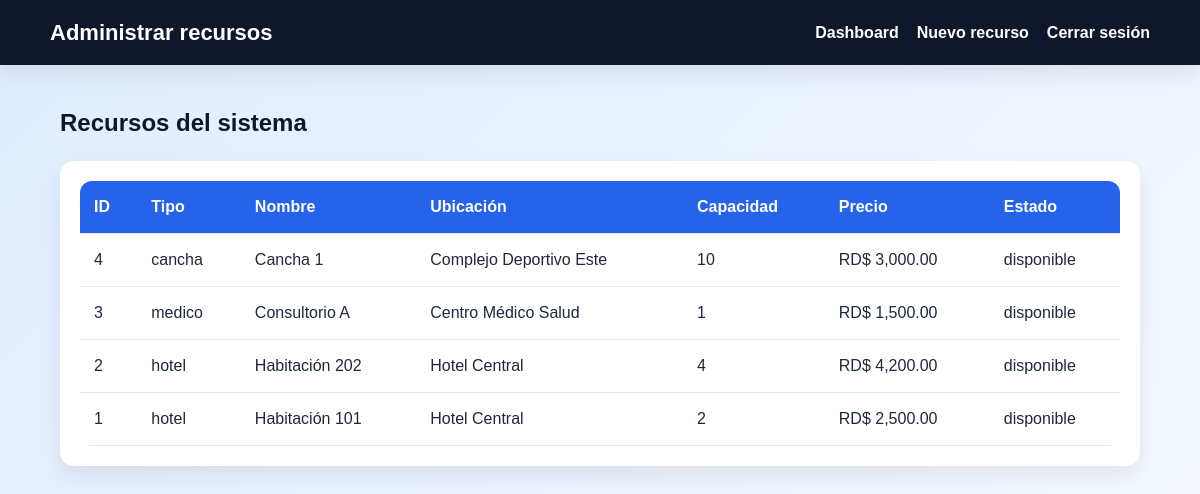
Screenshot of /public/admin_recursos.php (signed in) with the database file from the repository.
### tables this page shows
CREATE TABLE recursos (
    id INT AUTO_INCREMENT PRIMARY KEY,
    tipo_servicio_id INT NOT NULL,
    nombre VARCHAR(100) NOT NULL,
    descripcion TEXT,
    ubicacion VARCHAR(150),
    capacidad INT DEFAULT 1,
    precio DECIMAL(10,2) NOT NULL DEFAULT 0.00,
    estado ENUM('disponible', 'mantenimiento', 'inactivo') DEFAULT 'disponible',
    fecha_creacion TIMESTAMP DEFAULT CURRENT_TIMESTAMP,
    FOREIGN KEY (tipo_servicio_id) REFERENCES tipos_servicio(id)
);

CREATE TABLE tipos_servicio (
    id INT AUTO_INCREMENT PRIMARY KEY,
    nombre VARCHAR(50) NOT NULL UNIQUE,
    descripcion TEXT
);

### public/admin_recursos.php (the view, shortened to what this page needs)
<?php
require_once __DIR__ . '/../config/database.php';
$sql = "
    SELECT r.*, ts.nombre AS tipo_servicio
    FROM recursos r
    INNER JOIN tipos_servicio ts ON r.tipo_servicio_id = ts.id
    ORDER BY r.id DESC
";
$recursos = $pdo->query($sql)->fetchAll();
?>
<!DOCTYPE html>
<html lang="es">
<head>
    <link rel="stylesheet" href="../assets/css/style.css">
</head>
<body>
<div class="navbar">
    <div class="container-nav">
        <h1>Administrar recursos</h1>
        <ul>
            <li><a href="dashboard.php">Dashboard</a></li>
            <li><a href="nuevo_recurso.php">Nuevo recurso</a></li>
            <li><a href="logout.php">Cerrar sesión</a></li>
        </ul>
    </div>
</div>
<div class="container">
    <h2 class="page-title">Recursos del sistema</h2>
    <div class="table-container">
        <table class="table-modern">
            <thead>
                <tr>
                    <th>ID</th>
                    <th>Tipo</th>
                    <th>Nombre</th>
                    <th>Ubicación</th>
                    <th>Capacidad</th>
                    <th>Precio</th>
                    <th>Estado</th>
                </tr>
            </thead>
            <tbody>
                <?php foreach ($recursos as $r): ?>
                    <tr>
                        <td><?php echo $r['id']; ?></td>
                        <td><?php echo htmlspecialchars($r['tipo_servicio']); ?></td>
                        <td><?php echo htmlspecialchars($r['nombre']); ?></td>
                        <td><?php echo htmlspecialchars($r['ubicacion']); ?></td>
                        <td><?php echo (int)$r['capacidad']; ?></td>
                        <td>RD$ <?php echo number_format((float)$r['precio'], 2); ?></td>
                        <td><?php echo htmlspecialchars($r['estado']); ?></td>
                    </tr>
                <?php endforeach; ?>
            </tbody>
        </table>
    </div>
</div>
</body>
</html>

### assets/css/style.css (style rules this page uses)
* { margin: 0; padding: 0; box-sizing: border-box; }
:root { --color-primario: #2563eb; --color-primario-hover: #1d4ed8; --color-secundario: #0f172a; --color-fondo: #f1f5f9; --color-blanco: #ffffff; --color-texto: #1e293b; --color-texto-suave: #64748b; --color-exito: #16a34a; --color-error: #dc2626; --sombra: 0 10px 25px rgba(0, 0, 0, 0.08); --radio: 14px; --transicion: all 0.25s ease; }
body { font-family: Arial, Helvetica, sans-serif; background: linear-gradient(135deg, #e0ecff, #f8fbff); color: var(--color-texto); min-height: 100vh; line-height: 1.5; }
.container { width: 90%; max-width: 1100px; margin: 40px auto; }
a { color: var(--color-primario); text-decoration: none; }
.navbar { background: var(--color-secundario); color: white; padding: 16px 30px; box-shadow: var(--sombra); }
.navbar .container-nav { max-width: 1100px; margin: 0 auto; display: flex; justify-content: space-between; align-items: center; gap: 20px; }
.navbar h1 { font-size: 22px; }
.navbar ul { list-style: none; display: flex; gap: 18px; align-items: center; }
.navbar ul li a { color: white; font-weight: bold; }
.table-container { overflow-x: auto; background: #fff; border-radius: 14px; box-shadow: var(--sombra); padding: 20px; }
table { width: 100%; border-collapse: collapse; }
table thead { background: var(--color-primario); color: white; }
table th, table td { padding: 14px 12px; text-align: left; border-bottom: 1px solid #e2e8f0; }
.page-title { margin-bottom: 20px; color: var(--color-secundario); }
.table-modern { width: 100%; border-collapse: collapse; border-radius: 12px; overflow: hidden; }
.table-modern thead { background: var(--color-primario); color: white; }
.table-modern th, .table-modern td { padding: 14px; text-align: left; }
.table-modern tbody tr { background: white; transition: 0.2s; }

### rows the page displays
recursos: id "4", tipo_servicio.nombre "cancha", nombre "Cancha 1", ubicacion "Complejo Deportivo Este", capacidad "10", precio "3,000.00", estado "disponible"
recursos: id "3", tipo_servicio.nombre "medico", nombre "Consultorio A", ubicacion "Centro Médico Salud", capacidad "1", precio "1,500.00", estado "disponible"
recursos: id "2", tipo_servicio.nombre "hotel", nombre "Habitación 202", ubicacion "Hotel Central", capacidad "4", precio "4,200.00", estado "disponible"
recursos: id "1", tipo_servicio.nombre "hotel", nombre "Habitación 101", ubicacion "Hotel Central", capacidad "2", precio "2,500.00", estado "disponible"
